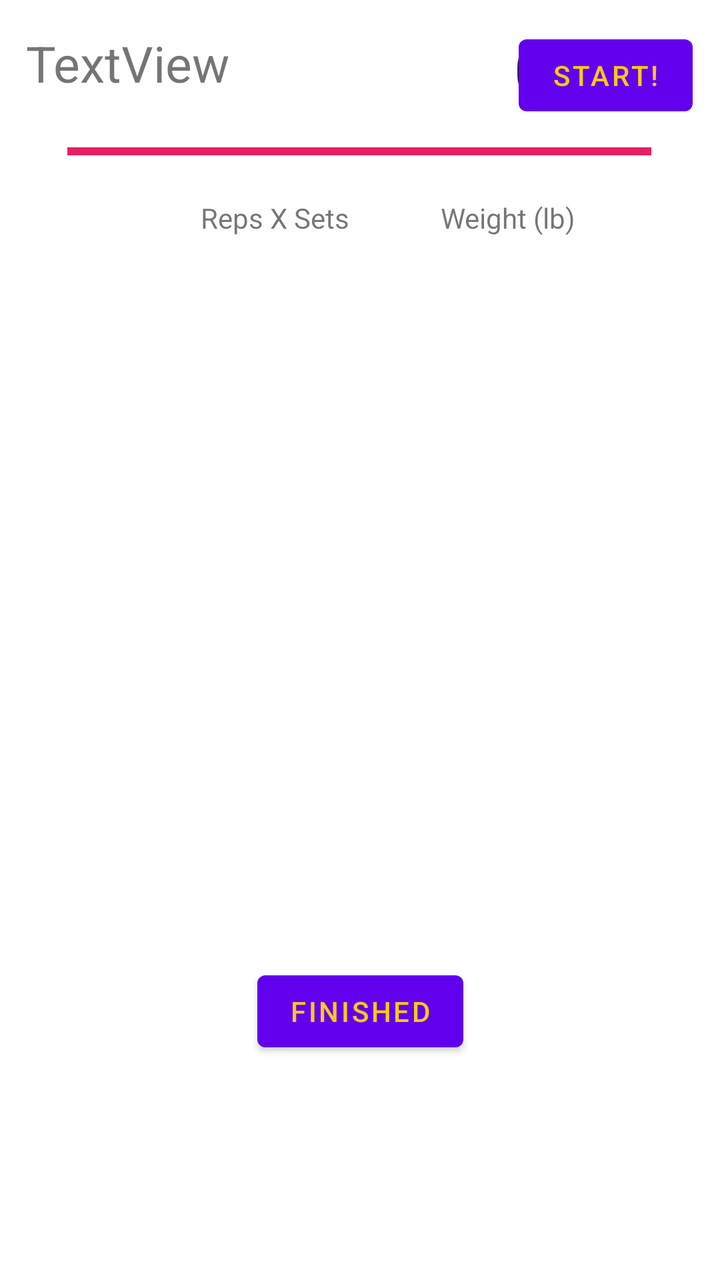
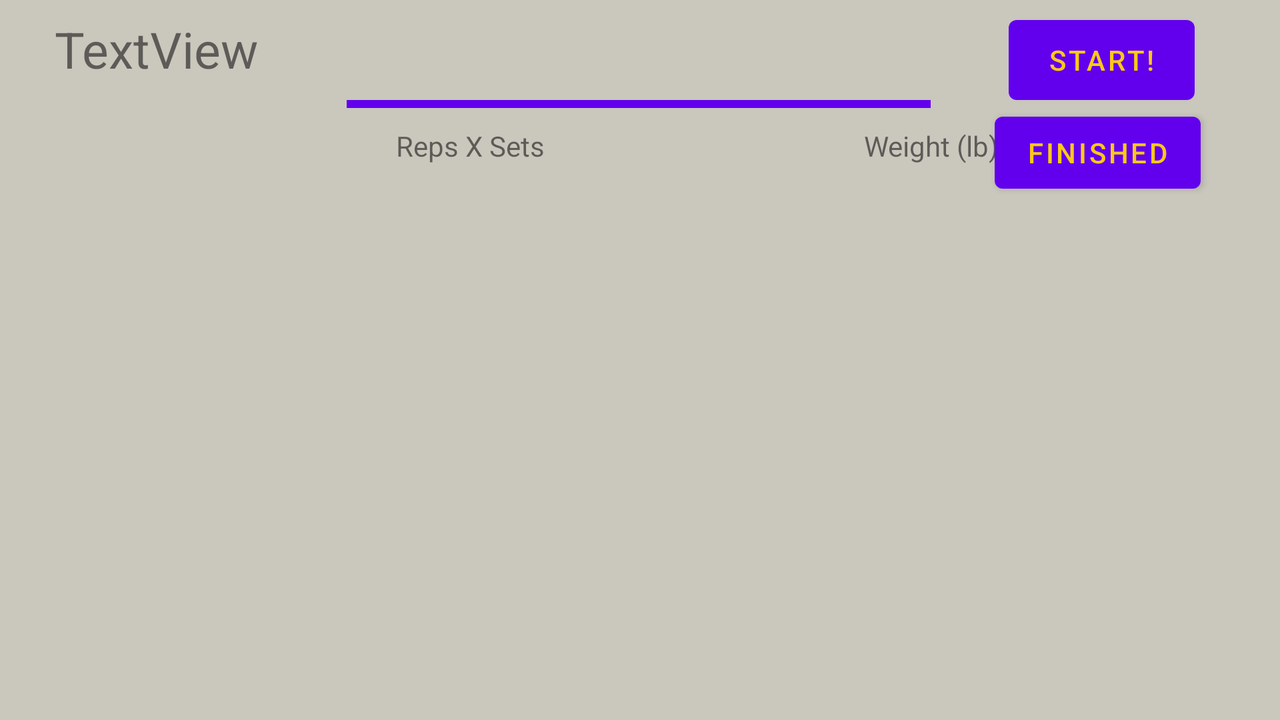

The same Android screen from two of the app's own layout files: first res/layout/ as a phone draws it, then the repository's variant for another configuration, drawn on a device whose configuration selects that folder. Both files follow.
<!-- AndroidManifest.xml: application theme Theme.SmartWorkout -->
<!-- res/layout/fragment_session.xml -->
<?xml version="1.0" encoding="utf-8"?>
<androidx.constraintlayout.widget.ConstraintLayout xmlns:android="http://schemas.android.com/apk/res/android"
    xmlns:tools="http://schemas.android.com/tools"
    android:layout_width="match_parent"
    android:layout_height="match_parent"
    tools:context=".SessionFragment"
    xmlns:app="http://schemas.android.com/apk/res-auto">

    <View
        android:id="@+id/view"
        android:layout_width="292dp"
        android:layout_height="4dp"
        android:background="#E91E63"
        app:layout_constraintBottom_toBottomOf="parent"
        app:layout_constraintEnd_toEndOf="parent"
        app:layout_constraintHorizontal_bias="0.495"
        app:layout_constraintStart_toStartOf="parent"
        app:layout_constraintTop_toTopOf="parent"
        app:layout_constraintVertical_bias="0.116" />
    <TextView
        android:id="@+id/Name"
        android:layout_width="wrap_content"
        android:layout_height="wrap_content"
        android:text="TextView"
        android:textSize="25dp"
        app:layout_constraintBottom_toBottomOf="parent"
        app:layout_constraintEnd_toEndOf="parent"
        app:layout_constraintHorizontal_bias="0.051"
        app:layout_constraintStart_toStartOf="parent"
        app:layout_constraintTop_toTopOf="parent"
        app:layout_constraintVertical_bias="0.024" />

    <Button
        android:id="@+id/buttonStart"
        android:layout_width="87dp"
        android:layout_height="48dp"
        android:text="Start!"
        app:layout_constraintBottom_toBottomOf="parent"
        app:layout_constraintEnd_toEndOf="parent"
        app:layout_constraintHorizontal_bias="0.95"
        app:layout_constraintStart_toStartOf="parent"
        app:layout_constraintTop_toTopOf="parent"
        app:layout_constraintVertical_bias="0.023" />

    <ListView
        android:id="@+id/list_session"
        android:layout_width="413dp"
        android:layout_height="304dp"
        android:layout_marginTop="2dp"
        app:layout_constraintBottom_toBottomOf="parent"
        app:layout_constraintEnd_toEndOf="parent"
        app:layout_constraintStart_toStartOf="parent"
        app:layout_constraintTop_toBottomOf="@+id/view"
        app:layout_constraintVertical_bias="0.213" />

    <TextView
        android:id="@+id/RepSet"
        android:layout_width="wrap_content"
        android:layout_height="wrap_content"
        android:text="Reps X Sets"
        app:layout_constraintBottom_toBottomOf="parent"
        app:layout_constraintEnd_toEndOf="parent"
        app:layout_constraintHorizontal_bias="0.351"
        app:layout_constraintStart_toStartOf="parent"
        app:layout_constraintTop_toTopOf="parent"
        app:layout_constraintVertical_bias="0.16" />

    <TextView
        android:id="@+id/Weight"
        android:layout_width="wrap_content"
        android:layout_height="wrap_content"
        android:text="Weight (lb)"
        app:layout_constraintBottom_toBottomOf="parent"
        app:layout_constraintEnd_toEndOf="parent"
        app:layout_constraintHorizontal_bias="0.754"
        app:layout_constraintStart_toStartOf="parent"
        app:layout_constraintTop_toTopOf="parent"
        app:layout_constraintVertical_bias="0.16" />

    <Chronometer
        android:id="@+id/chronometer"
        android:layout_width="89dp"
        android:layout_height="40dp"
        android:textSize="30sp"
        app:layout_constraintBottom_toBottomOf="parent"
        app:layout_constraintEnd_toEndOf="parent"
        app:layout_constraintHorizontal_bias="0.948"
        app:layout_constraintStart_toStartOf="parent"
        app:layout_constraintTop_toTopOf="parent"
        app:layout_constraintVertical_bias="0.024" />

    <Button
        android:id="@+id/finishedBTN"
        android:layout_width="wrap_content"
        android:layout_height="wrap_content"
        android:text="Finished"
        app:layout_constraintBottom_toBottomOf="parent"
        app:layout_constraintEnd_toEndOf="parent"
        app:layout_constraintStart_toStartOf="parent"
        app:layout_constraintTop_toBottomOf="@+id/list_session"
        app:layout_constraintVertical_bias="0.281" />

</androidx.constraintlayout.widget.ConstraintLayout>
<!-- resources referenced by this layout -->
<resources>
  <style name="Theme.SmartWorkout" parent="Theme.MaterialComponents.DayNight.DarkActionBar">
          
          <item name="colorPrimary">@color/purple_500</item>
          <item name="colorPrimaryVariant">@color/purple_700</item>
          <item name="colorOnPrimary">@color/white</item>
          
          <item name="colorSecondary">@color/teal_200</item>
          <item name="colorSecondaryVariant">@color/teal_700</item>
          <item name="colorOnSecondary">@color/black</item>
          
          <item name="android:statusBarColor" tools:targetApi="l">?attr/colorPrimaryVariant</item>
          
      </style>
  <color name="purple_500">#FF6200EE</color>
  <color name="purple_700">#FF3700B3</color>
  <color name="white">#FBC818</color>
  <color name="teal_200">#FF03DAC5</color>
  <color name="teal_700">#FF018786</color>
  <color name="black">#FF000000</color>
</resources>
<!-- res/layout-land/fragment_session.xml (the repository's variant of the layout above) -->
<!-- drawn on the phone turned sideways -->
<?xml version="1.0" encoding="utf-8"?>
<androidx.constraintlayout.widget.ConstraintLayout xmlns:android="http://schemas.android.com/apk/res/android"
    xmlns:app="http://schemas.android.com/apk/res-auto"
    xmlns:tools="http://schemas.android.com/tools"
    android:id="@+id/session_fragment"
    android:layout_width="match_parent"
    android:layout_height="match_parent"
    android:background="@color/sefidkasif"
    tools:context=".SessionFragment">

    <View
        android:id="@+id/view"
        android:layout_width="292dp"
        android:layout_height="4dp"
        android:background="@color/purple_500"
        app:layout_constraintBottom_toBottomOf="parent"
        app:layout_constraintEnd_toEndOf="parent"
        app:layout_constraintHorizontal_bias="0.498"
        app:layout_constraintStart_toStartOf="parent"
        app:layout_constraintTop_toTopOf="parent"
        app:layout_constraintVertical_bias="0.14" />

    <TextView
        android:id="@+id/Name"
        android:layout_width="wrap_content"
        android:layout_height="wrap_content"
        android:text="TextView"
        android:textSize="25dp"
        app:layout_constraintBottom_toBottomOf="parent"
        app:layout_constraintEnd_toEndOf="parent"
        app:layout_constraintHorizontal_bias="0.051"
        app:layout_constraintStart_toStartOf="parent"
        app:layout_constraintTop_toTopOf="parent"
        app:layout_constraintVertical_bias="0.024" />

    <Button
        android:id="@+id/buttonStart"
        android:layout_width="93dp"
        android:layout_height="52dp"
        android:text="Start!"
        app:layout_constraintBottom_toBottomOf="parent"
        app:layout_constraintEnd_toEndOf="parent"
        app:layout_constraintHorizontal_bias="0.922"
        app:layout_constraintStart_toStartOf="parent"
        app:layout_constraintTop_toTopOf="parent"
        app:layout_constraintVertical_bias="0.013" />

    <ListView
        android:id="@+id/list_session"
        android:layout_width="405dp"
        android:layout_height="186dp"
        android:layout_marginTop="2dp"
        app:layout_constraintBottom_toBottomOf="parent"
        app:layout_constraintEnd_toEndOf="parent"
        app:layout_constraintStart_toStartOf="parent"
        app:layout_constraintTop_toBottomOf="@+id/view"
        app:layout_constraintVertical_bias="0.302" />

    <TextView
        android:id="@+id/RepSet"
        android:layout_width="wrap_content"
        android:layout_height="wrap_content"
        android:text="Reps X Sets"
        app:layout_constraintBottom_toBottomOf="parent"
        app:layout_constraintEnd_toEndOf="parent"
        app:layout_constraintHorizontal_bias="0.35"
        app:layout_constraintStart_toStartOf="parent"
        app:layout_constraintTop_toTopOf="parent"
        app:layout_constraintVertical_bias="0.186" />

    <TextView
        android:id="@+id/Weight"
        android:layout_width="wrap_content"
        android:layout_height="wrap_content"
        android:text="Weight (lb)"
        app:layout_constraintBottom_toBottomOf="parent"
        app:layout_constraintEnd_toEndOf="parent"
        app:layout_constraintHorizontal_bias="0.755"
        app:layout_constraintStart_toStartOf="parent"
        app:layout_constraintTop_toTopOf="parent"
        app:layout_constraintVertical_bias="0.186" />

    <Chronometer
        android:id="@+id/chronometer"
        android:layout_width="87dp"
        android:layout_height="38dp"
        android:textSize="30sp"
        app:layout_constraintBottom_toBottomOf="parent"
        app:layout_constraintEnd_toEndOf="parent"
        app:layout_constraintHorizontal_bias="0.928"
        app:layout_constraintStart_toStartOf="parent"
        app:layout_constraintTop_toTopOf="parent"
        app:layout_constraintVertical_bias="0.024" />

    <Button
        android:id="@+id/finishedBTN"
        android:layout_width="wrap_content"
        android:layout_height="wrap_content"
        android:text="Finished"
        app:layout_constraintBottom_toBottomOf="parent"
        app:layout_constraintEnd_toEndOf="parent"
        app:layout_constraintHorizontal_bias="0.926"
        app:layout_constraintStart_toStartOf="parent"
        app:layout_constraintTop_toTopOf="parent"
        app:layout_constraintVertical_bias="0.168" />

</androidx.constraintlayout.widget.ConstraintLayout>
<!-- resources referenced by the variant -->
<!-- as the phone turned sideways resolves them -->
<resources>
  <color name="purple_500">#FF6200EE</color>
  <color name="sefidkasif">#CAC7BD</color>
  <style name="Theme.SmartWorkout" parent="Theme.MaterialComponents.DayNight.DarkActionBar">
          
          <item name="colorPrimary">@color/purple_500</item>
          <item name="colorPrimaryVariant">@color/purple_700</item>
          <item name="colorOnPrimary">@color/white</item>
          
          <item name="colorSecondary">@color/teal_200</item>
          <item name="colorSecondaryVariant">@color/teal_700</item>
          <item name="colorOnSecondary">@color/black</item>
          
          <item name="android:statusBarColor" tools:targetApi="l">?attr/colorPrimaryVariant</item>
          
      </style>
  <color name="purple_700">#FF3700B3</color>
  <color name="white">#FBC818</color>
  <color name="teal_200">#FF03DAC5</color>
  <color name="teal_700">#FF018786</color>
  <color name="black">#FF000000</color>
</resources>
